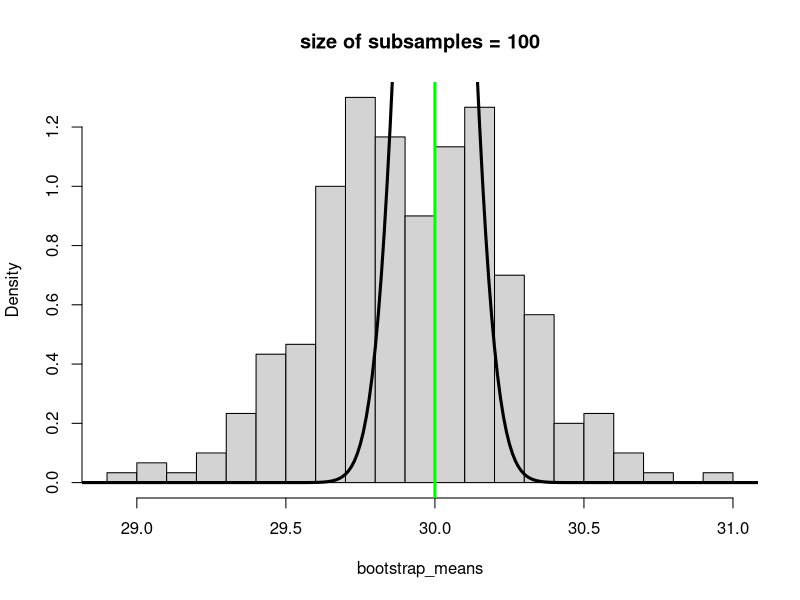
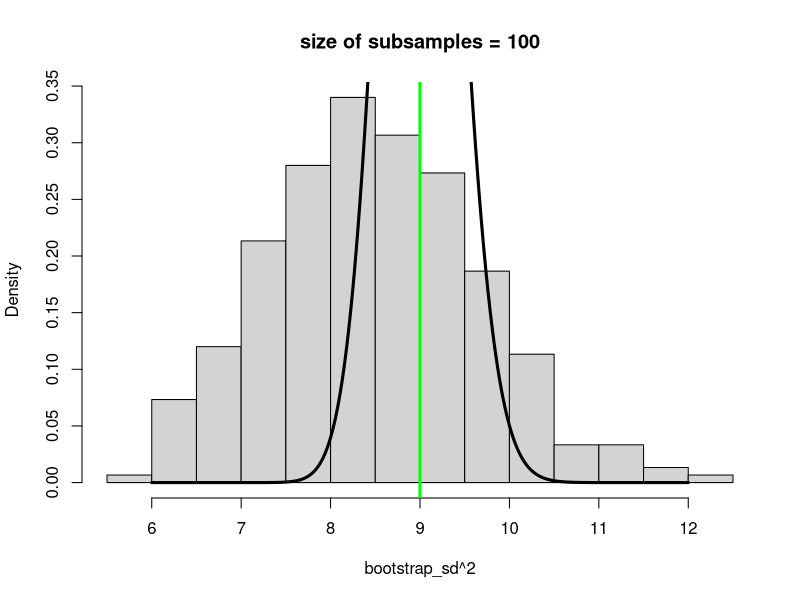
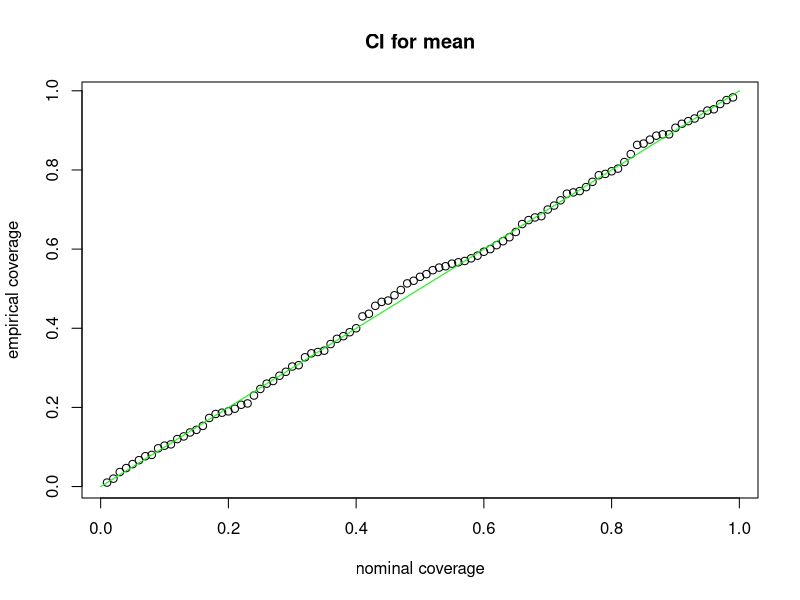
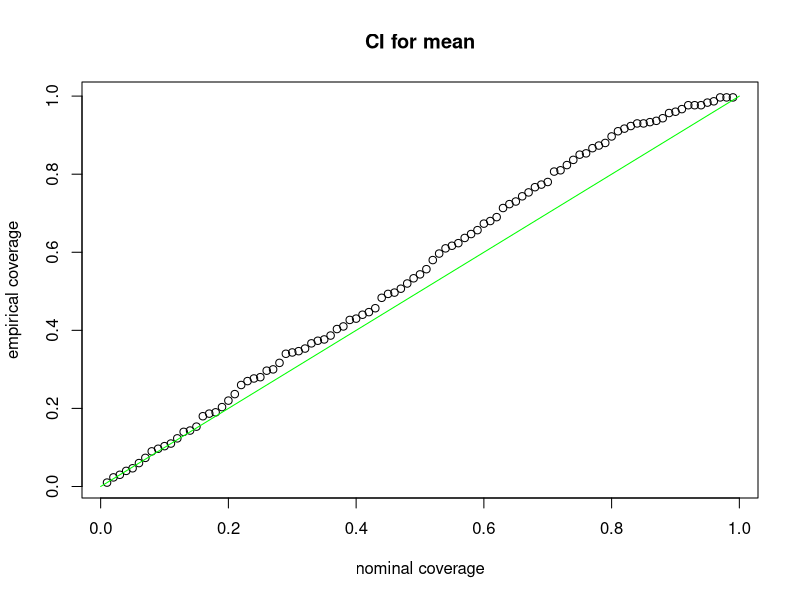

These figures' R source, in order:
# Introduction to bootstrapping

# Consider bootstrapping to approximatet the sampling distribution of the
# sample mean of an observed sample of data

n = 1000
mu = 30
sigma = 3
x = rnorm(n, mean=mu, sd=sigma)

m = 100
num_boot_samples = 300
bootstrap_means = rep( NA, num_boot_samples)
for(k in 1:num_boot_samples){
	sub_x = sample( x, size=m, replace=T)
	bootstrap_means[k] = mean(sub_x)
}

# Plot the histogram of the subsampled sample means
hist( bootstrap_means, breaks=floor(sqrt(num_boot_samples)), freq=F,
      main=paste0("size of subsamples = ",m))
abline( v=mu, col="green", lwd=3)

# Compare the histogram to the actual sampling distribution of the sample mean 
# for Gaussian data
grid = seq( mu-3, mu+3, by=.01)
lines( grid, dnorm( grid, mean=mu, sd=sigma/sqrt(n)), lwd=3)

# Repeat the above analysis for varying sample sizes n and subsample sizes m


# Next, consider the sampling distribution of the sample standard deviation
x = rnorm(n, mean=mu, sd=sigma)

m = 100
num_boot_samples = 300
bootstrap_sd = rep( NA, num_boot_samples)
for(k in 1:num_boot_samples){
	sub_x = sample( x, size=m, replace=T)
	bootstrap_sd[k] = sd(sub_x)
}

# Plot the histogram of the subsampled sample variances
hist( bootstrap_sd^2, breaks=floor(sqrt(num_boot_samples)), freq=F,
      main=paste0("size of subsamples = ",m))
abline( v=sigma^2, col="green", lwd=3)

# Compare the histogram to the actual sampling distribution of the sample 
# standard deviation for Gaussian data
grid = seq( sigma^2-3, sigma^2+3, by=.01)
lines( grid, (n-1)*dchisq( (n-1)*grid/sigma^2, df=n-1)/sigma^2, lwd=3)


# A bootstrapped confidence interval can be constructed for both mu and sigma by
# computing the empirical alpha/2 and 1-alpha/2 quantiles.  This approach is 
# called the percentile bootstrap confidence interval

# Percentile bootstrap confidence interval for the mean
alpha = .05
lower = quantile( bootstrap_means, probs=alpha/2); lower
upper = quantile( bootstrap_means, probs=1-alpha/2); upper
mu

# Percentile bootstrap confidence interval for the standard deviation
alpha = .05
lower = quantile( bootstrap_sd, probs=alpha/2); lower
upper = quantile( bootstrap_sd, probs=1-alpha/2); upper
sigma

# How about the coverage of these confidence intervals?

# Confidence interval for mu
num_sims = 300
m = 1000
num_boot_samples = 1000
nominal_coverage = seq( .01, .99, by=.01)
coverage = rep( 0, length(nominal_coverage))
for(j in 1:num_sims){
	
	x = rnorm(n, mean=mu, sd=sigma)

	bootstrap_means = rep( NA, num_boot_samples)
	for(k in 1:num_boot_samples){
		sub_x = sample( x, size=m, replace=T)
		bootstrap_means[k] = mean(sub_x)
	}
	
	for(r in 1:length(nominal_coverage)){
		alpha = 1-nominal_coverage[r]
		lower = quantile( bootstrap_means, probs=alpha/2)
		upper = quantile( bootstrap_means, probs=1-alpha/2)
		if(lower < mu & mu < upper) coverage[r] = coverage[r] + 1
	}
}
coverage = coverage / num_sims

plot( nominal_coverage, coverage, xlab="nominal coverage", main="CI for mean",
      ylab="empirical coverage")
lines( c(0,1), c(0,1), col="green")

# Confidence interval for sigma
num_sims = 300
m = 700
num_boot_samples = 300
nominal_coverage = seq( .01, .99, by=.01)
coverage = rep( 0, length(nominal_coverage))
for(j in 1:num_sims){
	
	x = rnorm(n, mean=mu, sd=sigma)

	bootstrap_sd = rep( NA, num_boot_samples)
	for(k in 1:num_boot_samples){
		sub_x = sample( x, size=m, replace=T)
		bootstrap_sd[k] = sd(sub_x)
	}
	
	for(r in 1:length(nominal_coverage)){
		alpha = 1-nominal_coverage[r]
		lower = quantile( bootstrap_sd, probs=alpha/2)
		upper = quantile( bootstrap_sd, probs=1-alpha/2)
		if(lower < sigma & sigma < upper) coverage[r] = coverage[r] + 1
	}
}
coverage = coverage / num_sims

plot( nominal_coverage, coverage, xlab="nominal coverage", main="CI for mean",
      ylab="empirical coverage")
lines( c(0,1), c(0,1), col="green")

















